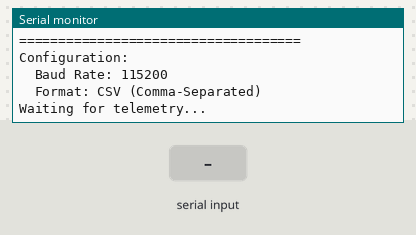
Bench run of a sketch on a simulated ESP32. Shown: the last lines printed to the serial monitor. The inputs (shaded band) are chosen by the test bench.

Above: at 1.2 s.
1.3 s: ",\n" received over the second serial link
At 1.7 s:
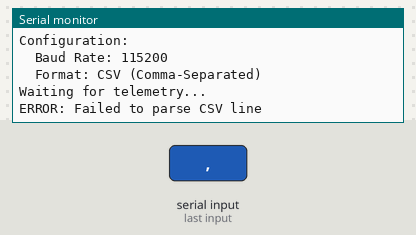
2.8 s: "90,45,200,10,150,30\n" received over the second serial link
At 4.2 s:
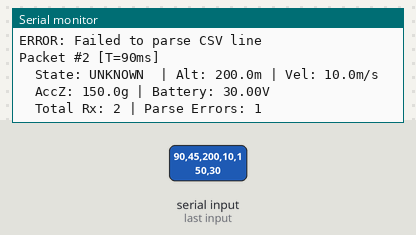

Measured:
- after the input at 1.3 s, the serial monitor: prints a new line at once (image 1)
- after the input at 2.8 s, the serial monitor: prints a new line at once (image 2)

The sketch:

uart_csv_receiver_ground.ino
```cpp
/*
 * XBee Pro 900HP - UART CSV Receiver (ESP32 - Ground Station)
 *
 * FINAL PRODUCTION CODE - Flight Ready
 *
 * Receives CSV telemetry via high-speed UART from XBee
 * Parses and prints formatted data to Serial Monitor
 * Can forward to Python dashboard via USB Serial
 *
 * XBee Configuration Required (XCTU) - CRITICAL:
 * - AP = 0 (Transparent Mode - NOT API Mode!)
 * - BD = 7 (115200 baud)
 * - P3 = 1 (UART DOUT Enabled)
 * - P4 = 1 (UART DIN Enabled)
 * - D1, D2, D3, D4, P2 = 0 (Disable SPI pins)
 * - ID = 7777 (Network ID - must match sender)
 * - HP = 0 (Preamble ID - must match sender)
 *
 * Wiring (ESP32 -> XBee):
 * ESP32 GND     -> XBee Pin 10 (GND)
 * ESP32 3V3     -> XBee Pin 1  (VCC) - Use Shield regulator if available
 * ESP32 GPIO 32 -> XBee Pin 3  (DIN/RX)
 * ESP32 GPIO 34 -> XBee Pin 2  (DOUT/TX)
 *
 * Serial Monitor: 115200 baud
 *
 * CSV Format Received: timestamp,state,altitude,velocity,accel_z,battery
 * Example: 1250,1,145.2,340.0,15.2,4.1
 */

#include <HardwareSerial.h>

// --- CONFIGURATION ---
#define RX_PIN 34  // Connect to XBee DOUT (Pin 2)
#define TX_PIN 32  // Connect to XBee DIN  (Pin 3)
#define BAUD_RATE 115200

HardwareSerial XBeeSerial(2);

// Statistics
unsigned long packetsReceived = 0;
unsigned long lastPacketTime = 0;
unsigned long parseErrors = 0;

// Parsed telemetry values
struct TelemetryData {
  unsigned long timestamp;
  int state;
  float altitude;
  float velocity;
  float accel_z;
  float battery;
} telemetry;

void setup() {
  Serial.begin(115200); // USB to PC

  // Initialize XBee UART
  XBeeSerial.begin(BAUD_RATE, SERIAL_8N1, RX_PIN, TX_PIN);

  Serial.println("====================================");
  Serial.println("  GROUND STATION - UART CSV MODE");
  Serial.println("====================================");
  Serial.println();
  Serial.println("Configuration:");
  Serial.println("  Baud Rate: 115200");
  Serial.println("  Format: CSV (Comma-Separated)");
  Serial.println();
  Serial.println("Waiting for telemetry...");
  Serial.println();
}

void loop() {
  // Check if data is available in the XBee Buffer
  if (XBeeSerial.available()) {

    // Read the entire line until the Newline character ('\n')
    String incomingLine = XBeeSerial.readStringUntil('\n');

    // Trim whitespace (removes \r or extra spaces)
    incomingLine.trim();

    // Basic Validation: If line is not empty, process it
    if (incomingLine.length() > 0) {
      packetsReceived++;
      lastPacketTime = millis();

      // Parse CSV and print formatted output
      if (parseCSV(incomingLine)) {
        printFormattedData();
      } else {
        parseErrors++;
        Serial.println("ERROR: Failed to parse CSV line");
      }
    }
  }

  // Connection timeout detection (3 seconds)
  if (packetsReceived > 0 && (millis() - lastPacketTime > 3000)) {
    Serial.println();
    Serial.println("WARNING: No packets for 3 seconds");
    Serial.println("Check:");
    Serial.println("  - Rocket is powered on");
    Serial.println("  - XBee ID/HP settings match");
    Serial.println("  - Rocket is within range");
    Serial.println();
    delay(2000); // Print once every 2 seconds
  }
}

// Parse CSV string into telemetry struct
// Expected format: "1250,1,145.2,340.0,15.2,4.1"
bool parseCSV(String data) {
  int fieldCount = 0;
  int startIndex = 0;

  for (int i = 0; i <= data.length(); i++) {
    if (i == data.length() || data.charAt(i) == ',') {
      String field = data.substring(startIndex, i);

      switch(fieldCount) {
        case 0: telemetry.timestamp = field.toInt(); break;
        case 1: telemetry.state = field.toInt(); break;
        case 2: telemetry.altitude = field.toFloat(); break;
        case 3: telemetry.velocity = field.toFloat(); break;
        case 4: telemetry.accel_z = field.toFloat(); break;
        case 5: telemetry.battery = field.toFloat(); break;
      }

      fieldCount++;
      startIndex = i + 1;
    }
  }

  // Valid CSV should have 6 fields
  return (fieldCount == 6);
}

void printFormattedData() {
  Serial.print("Packet #"); Serial.print(packetsReceived);
  Serial.print(" [T="); Serial.print(telemetry.timestamp); Serial.print("ms]");
  Serial.println();

  // Flight State
  Serial.print("  State: ");
  switch(telemetry.state) {
    case 0: Serial.print("PAD      "); break;
    case 1: Serial.print("BOOST    "); break;
    case 2: Serial.print("COAST    "); break;
    case 3: Serial.print("DROGUE   "); break;
    case 4: Serial.print("MAIN     "); break;
    case 5: Serial.print("LANDED   "); break;
    default: Serial.print("UNKNOWN  "); break;
  }

  // Altitude & Velocity
  Serial.print("| Alt: ");
  Serial.print(telemetry.altitude, 1);
  Serial.print("m | Vel: ");
  Serial.print(telemetry.velocity, 1);
  Serial.print("m/s");
  Serial.println();

  // Acceleration & Battery
  Serial.print("  AccZ: ");
  Serial.print(telemetry.accel_z, 1);
  Serial.print("g | Battery: ");
  Serial.print(telemetry.battery, 2);
  Serial.print("V");
  Serial.println();

  // Statistics
  Serial.print("  Total Rx: "); Serial.print(packetsReceived);
  Serial.print(" | Parse Errors: "); Serial.print(parseErrors);
  Serial.println();
  Serial.println();
}
```
